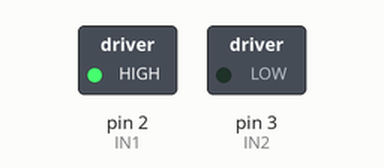
Simulated run of this sketch. Board: Arduino Uno, built with avr-gcc and run on an emulated ATmega328P. Parts: switched loads named in the sketch (green lamp = pin HIGH).

Above: at 2.5 s.
At 12.5 s:
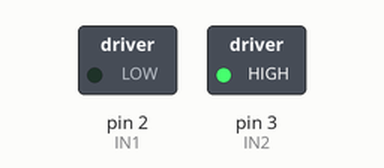
At 17.5 s:
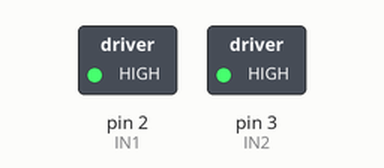
Timing chart, 0 to 26.0 s (numbered marks = the images above):
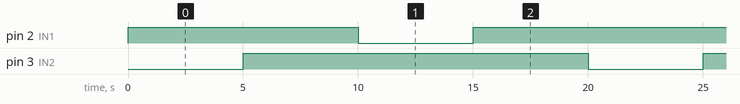

The sketch:

L298_MotorA.ino
```cpp
//motor A
int IN1 = 2 ;
int IN2 = 3 ;

//Inicializa Pinos
void setup(){
 pinMode(IN1,OUTPUT);
 pinMode(IN2,OUTPUT);
}

void loop(){
 /* MOTOR A */
 //Sentido Horario
 digitalWrite(IN1,HIGH);
 digitalWrite(IN2,LOW);
 delay(5000);

 //Freia Motor
 digitalWrite(IN1,HIGH);
 digitalWrite(IN2,HIGH);
 delay(5000);

 //Sentido Anti-Horario
 digitalWrite(IN1,LOW);
 digitalWrite(IN2,HIGH);
 delay(5000);

 //Freia Motor
 digitalWrite(IN1,HIGH);
 digitalWrite(IN2,HIGH);
 delay(5000);
}
```

Measured:
- by itself, pin 2 (IN1): repeats every 20.0 s: LOW 5.0 s, HIGH 15.0 s
- by itself, pin 3 (IN2): alternates HIGH for 15.0 s and LOW for 5.0 s
- by itself, everything shown: repeats every 20.0 s, in 4 steps
